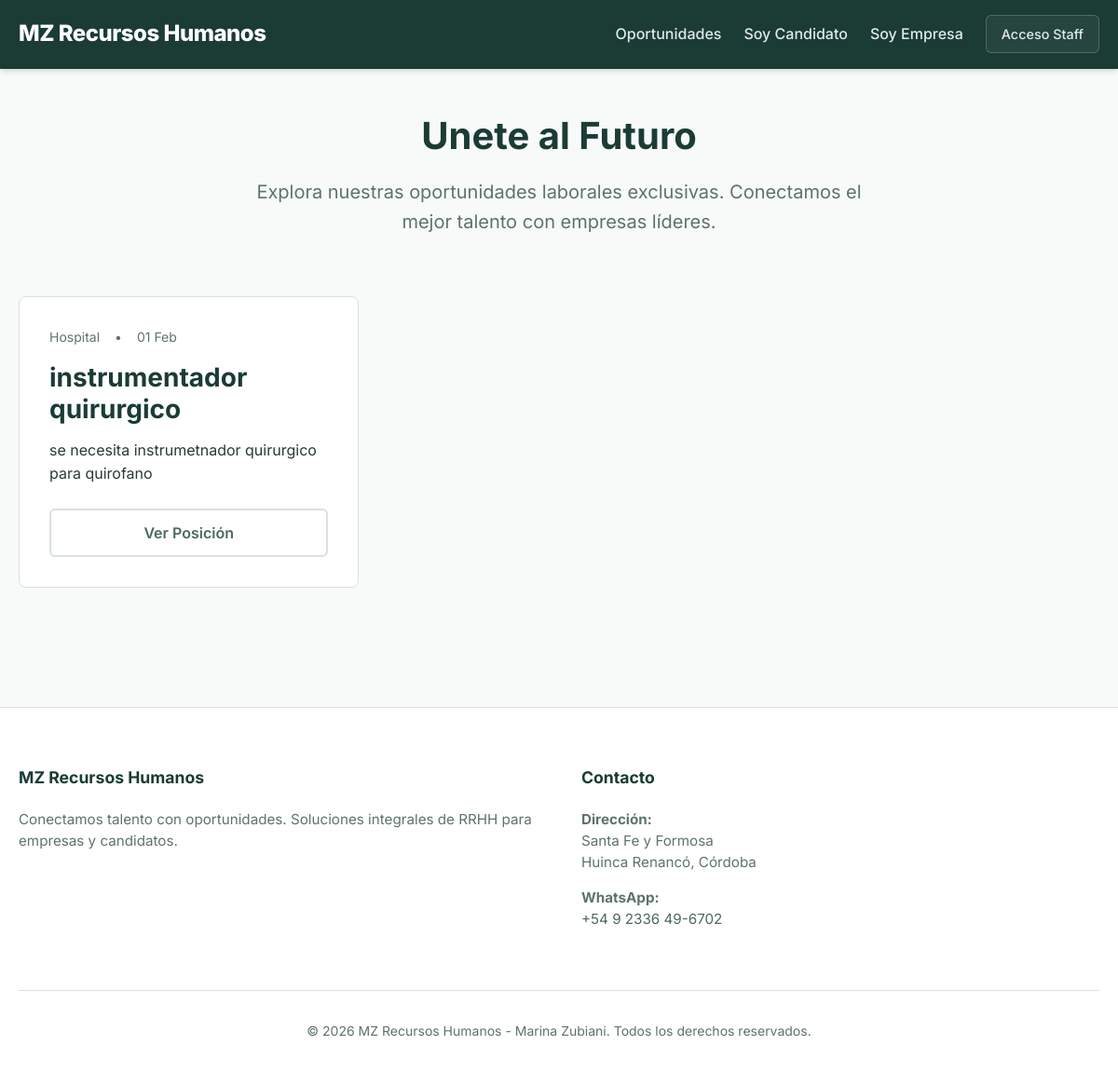
The page / on the database its author committed.
### clients/models.py (models this page shows, shortened)
class Vacancy(models.Model):
    STATUS_CHOICES = [
        ('active', 'Active'),
        ('closed', 'Closed'),
        ('on_hold', 'On Hold'),
    ]
    company = models.ForeignKey(Company, related_name='vacancies', on_delete=models.CASCADE)
    title = models.CharField(max_length=255)
    description = models.TextField()
    required_skills = models.TextField(blank=True, help_text="Comma-separated skills required for ranking (e.g. Python, Django, SQL)")
    status = models.CharField(max_length=20, choices=STATUS_CHOICES, default='active')
    created_at = models.DateTimeField(auto_now_add=True)

class Company(models.Model):
    user = models.OneToOneField(User, on_delete=models.CASCADE, null=True, blank=True, related_name='company_profile')
    name = models.CharField(max_length=200)
    industry = models.CharField(max_length=255, blank=True)
    description = models.TextField(blank=True)
    email = models.EmailField(blank=True, null=True)
    phone = models.CharField(max_length=20, blank=True, null=True)
    created_at = models.DateTimeField(auto_now_add=True)

### clients/views.py (the view)
# urls.py: path('', views.vacancy_list, name='vacancy_list'),
def vacancy_list(request):
    vacancies = Vacancy.objects.filter(status='active').order_by('-created_at')
    return render(request, 'vacancy_list.html', {'vacancies': vacancies})

### hr_project/templates/vacancy_list.html
{% extends "base.html" %}
{% block content %}
<div style="text-align: center; max-width: 700px; margin: 0 auto 4rem auto;">
    <h1>Unete al Futuro</h1>
    <p style="font-size: 1.25rem; color: var(--text-muted);">Explora nuestras oportunidades laborales exclusivas.
        Conectamos el mejor talento con empresas líderes.</p>
</div>
<div class="vacancy-grid">
    {% for vacancy in vacancies %}
    <div class="vacancy-card">
        <div class="vacancy-meta">
            <span>{{ vacancy.company.name }}</span>
            <span>&bull;</span>
            <span>{{ vacancy.created_at|date:"d M" }}</span>
        </div>
        <h3><a href="{% url 'vacancy_detail' vacancy.id %}">{{ vacancy.title }}</a></h3>
        <p>{{ vacancy.description|truncatewords:20 }}</p>
        <div style="margin-top: 1.5rem;">
            <a href="{% url 'vacancy_detail' vacancy.id %}" class="btn btn-outline"
                style="width: 100%; text-align: center;">Ver Posición</a>
        </div>
    </div>
    {% empty %}
    <p>No hay posiciones abiertas en este momento.</p>
    {% endfor %}
</div>
{% endblock %}

### static/css/styles.css (style rules this page uses)
:root { --primary-color: #1a3c34; --secondary-color: #4a6b5d; --accent-color: #88c9a1; --accent-hover: #71b88e; --bg-color: #f7faf8; --card-bg: #ffffff; --text-main: #2b3a35; --text-muted: #5e736b; --success: #10b981; --border-color: #d8e3dc; --font-main: 'Inter', system-ui, -apple-system, sans-serif; }
*, *::before, *::after { box-sizing: border-box; }
body { font-family: var(--font-main); background-color: var(--bg-color); color: var(--text-main); margin: 0; line-height: 1.6; }
h1, h2, h3 { color: var(--primary-color); font-weight: 700; margin-bottom: 0.5em; }
a { text-decoration: none; color: inherit; transition: color 0.2s; }
.btn { display: inline-block; padding: 0.75rem 1.5rem; border-radius: 6px; font-weight: 600; cursor: pointer; border: none; transition: all 0.2s; }
.btn-outline { border: 2px solid var(--border-color); color: var(--secondary-color); background: transparent; }
.vacancy-grid { display: grid; grid-template-columns: repeat(auto-fill, minmax(350px, 1fr)); gap: 2rem; margin-top: 3rem; }
.vacancy-card { background: var(--card-bg); border: 1px solid var(--border-color); border-radius: 8px; padding: 2rem; transition: transform 0.2s, box-shadow 0.2s; }
.vacancy-meta { display: flex; gap: 1rem; color: var(--text-muted); font-size: 0.875rem; margin-bottom: 1rem; }

### rows shown on the page
Vacancy: company.name "Hospital", created_at "01 Feb", title "instrumentador quirurgico", description "se necesita instrumetnador quirurgico para quirofano"
